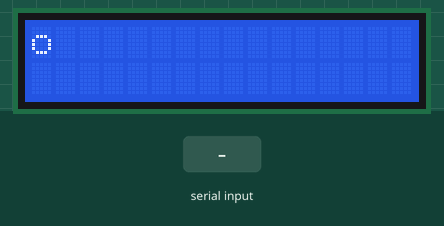
A sketch run on a simulated Arduino Uno, built with avr-gcc and run on an emulated ATmega328P. Shown: 16×2 character LCD. Inputs (shaded band) come from the test bench.

Above: at 0.1 s.
At 1.2 s:
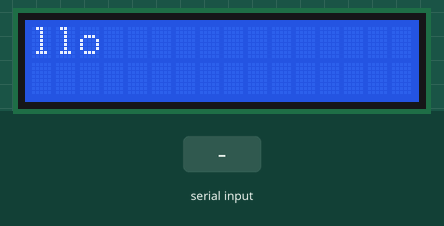
1.3 s: "1" received over Serial
At 2.9 s:
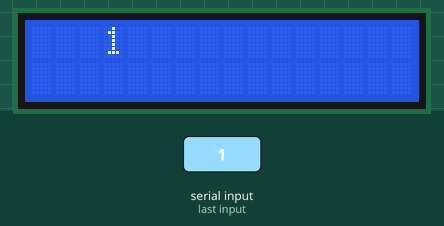
Timing chart, 0 to 4.4 s (numbered marks = the images above; inputs shaded):
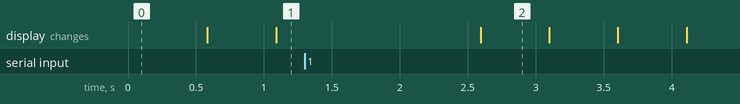

Measured:
- after the input at 1.3 s, the display: changes after 1.3 s (image 2)
- what the display in image 2 shows lasts 0.5 s, from 2.6 s to 3.1 s

The sketch:

LCDMarquee2.ino
```cpp
#include <Wire.h>
#include <LiquidCrystal_I2C.h>

LiquidCrystal_I2C lcd(0x27, 16, 2); // 0x27或0x3F 這是 LCD 在I2C中的地址, 16,2 表示 LCD 的螢幕大小
String text = "Hello";

void setup() {
  Serial.begin(9600);
  lcd.init(); // LCD 初始
  lcd.backlight(); // 開啟背光
  lcd.clear(); // 清空 LCD
  lcd.setCursor(0, 0); //Start at character 0 on line 0
  lcd.print("Ready") ;
  //delay(1000);
}

void loop() {
  marquee(500);
}

// 監聽文字
void listenText() {
  if (Serial.available() > 0) {
    text = Serial.readString();
    text.trim();
  }
}

// 跑馬燈
void marquee(int timeout) {
  for (int i = 0, j = 1;; i = ++i, j++) {
    lcd.clear();
    if (i < text.length()) {
      lcd.setCursor(0, 0);
      lcd.print(text.substring(text.length() - j, text.length()));
    } else {
      lcd.setCursor(i-text.length()+1, 0);
      lcd.print(text);
    }
    delay(timeout);
    listenText(); // 監聽文字
    if(i-text.length() == 15) {
      i = -1;
      j = 0;
    }
  }
}
```
